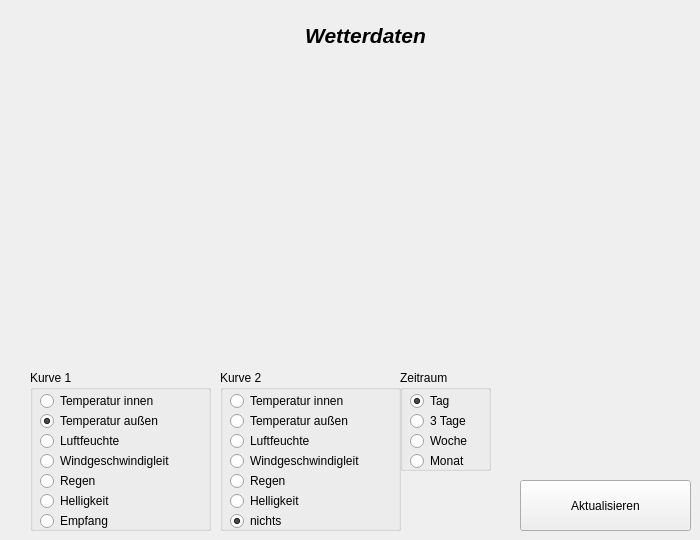
    <widget class="QWidget" name="tab_Wetter">
     <attribute name="icon">
      <iconset resource="hsGui.qrc">
       <normaloff>:/new/resource/wetter.png</normaloff>:/new/resource/wetter.png</iconset>
     </attribute>
     <attribute name="title">
      <string/>
     </attribute>
     <widget class="QPushButton" name="pushButtonWetterPlot">
      <property name="geometry">
       <rect>
        <x>520</x>
        <y>480</y>
        <width>171</width>
        <height>51</height>
       </rect>
      </property>
      <property name="text">
       <string>Aktualisieren</string>
      </property>
     </widget>
     <widget class="QLabel" name="labelWetterPlot">
      <property name="geometry">
       <rect>
        <x>60</x>
        <y>60</y>
        <width>600</width>
        <height>288</height>
       </rect>
      </property>
      <property name="text">
       <string/>
      </property>
     </widget>
     <widget class="QGroupBox" name="groupBox_6">
      <property name="geometry">
       <rect>
        <x>30</x>
        <y>370</y>
        <width>181</width>
        <height>161</height>
       </rect>
      </property>
      <property name="title">
       <string>Kurve 1</string>
      </property>
      <widget class="QRadioButton" name="radioButton_Wetter_1_1">
       <property name="geometry">
        <rect>
         <x>10</x>
         <y>20</y>
         <width>151</width>
         <height>22</height>
        </rect>
       </property>
       <property name="text">
        <string>Temperatur innen</string>
       </property>
       <property name="checked">
        <bool>false</bool>
       </property>
      </widget>
      <widget class="QRadioButton" name="radioButton_Wetter_1_2">
       <property name="geometry">
        <rect>
         <x>10</x>
         <y>40</y>
         <width>151</width>
         <height>22</height>
        </rect>
       </property>
       <property name="text">
        <string>Temperatur außen</string>
       </property>
       <property name="checked">
        <bool>true</bool>
       </property>
      </widget>
      <widget class="QRadioButton" name="radioButton_Wetter_1_3">
       <property name="geometry">
        <rect>
         <x>10</x>
         <y>60</y>
         <width>109</width>
         <height>22</height>
        </rect>
       </property>
       <property name="text">
        <string>Luftfeuchte</string>
       </property>
      </widget>
      <widget class="QRadioButton" name="radioButton_Wetter_1_4">
       <property name="geometry">
        <rect>
         <x>10</x>
         <y>80</y>
         <width>171</width>
         <height>22</height>
        </rect>
       </property>
       <property name="text">
        <string>Windgeschwindigleit</string>
       </property>
      </widget>
      <widget class="QRadioButton" name="radioButton_Wetter_1_5">
       <property name="geometry">
        <rect>
         <x>10</x>
         <y>100</y>
         <width>109</width>
         <height>22</height>
        </rect>
       </property>
       <property name="text">
        <string>Regen</string>
       </property>
      </widget>
      <widget class="QRadioButton" name="radioButton_Wetter_1_6">
       <property name="geometry">
        <rect>
         <x>10</x>
         <y>120</y>
         <width>141</width>
         <height>22</height>
        </rect>
       </property>
       <property name="text">
        <string>Helligkeit</string>
       </property>
      </widget>
      <widget class="QRadioButton" name="radioButton_Wetter_1_7">
       <property name="geometry">
        <rect>
         <x>10</x>
         <y>140</y>
         <width>141</width>
         <height>22</height>
        </rect>
       </property>
       <property name="text">
        <string>Empfang</string>
       </property>
      </widget>
     </widget>
     <widget class="QGroupBox" name="groupBox_7">
      <property name="geometry">
       <rect>
        <x>220</x>
        <y>370</y>
        <width>181</width>
        <height>161</height>
       </rect>
      </property>
      <property name="title">
       <string>Kurve 2</string>
      </property>
      <widget class="QRadioButton" name="radioButton_Wetter_2_1">
       <property name="geometry">
        <rect>
         <x>10</x>
         <y>20</y>
         <width>151</width>
         <height>22</height>
        </rect>
       </property>
       <property name="text">
        <string>Temperatur innen</string>
       </property>
      </widget>
      <widget class="QRadioButton" name="radioButton_Wetter_2_2">
       <property name="geometry">
        <rect>
         <x>10</x>
         <y>40</y>
         <width>151</width>
         <height>22</height>
        </rect>
       </property>
       <property name="text">
        <string>Temperatur außen</string>
       </property>
       <property name="checked">
        <bool>false</bool>
       </property>
      </widget>
      <widget class="QRadioButton" name="radioButton_Wetter_2_3">
       <property name="geometry">
        <rect>
         <x>10</x>
         <y>60</y>
         <width>109</width>
         <height>22</height>
        </rect>
       </property>
       <property name="text">
        <string>Luftfeuchte</string>
       </property>
      </widget>
      <widget class="QRadioButton" name="radioButton_Wetter_2_4">
       <property name="geometry">
        <rect>
         <x>10</x>
         <y>80</y>
         <width>171</width>
         <height>22</height>
        </rect>
       </property>
       <property name="text">
        <string>Windgeschwindigleit</string>
       </property>
      </widget>
      <widget class="QRadioButton" name="radioButton_Wetter_2_5">
       <property name="geometry">
        <rect>
         <x>10</x>
         <y>100</y>
         <width>109</width>
         <height>22</height>
        </rect>
       </property>
       <property name="text">
        <string>Regen</string>
       </property>
      </widget>
      <widget class="QRadioButton" name="radioButton_Wetter_2_6">
       <property name="geometry">
        <rect>
         <x>10</x>
         <y>120</y>
         <width>141</width>
         <height>22</height>
        </rect>
       </property>
       <property name="text">
        <string>Helligkeit</string>
       </property>
      </widget>
      <widget class="QRadioButton" name="radioButton_Wetter_2_7">
       <property name="geometry">
        <rect>
         <x>10</x>
         <y>140</y>
         <width>141</width>
         <height>22</height>
        </rect>
       </property>
       <property name="text">
        <string>nichts</string>
       </property>
       <property name="checked">
        <bool>true</bool>
       </property>
      </widget>
     </widget>
     <widget class="QGroupBox" name="groupBox_8">
      <property name="geometry">
       <rect>
        <x>400</x>
        <y>370</y>
        <width>91</width>
        <height>101</height>
       </rect>
      </property>
      <property name="title">
       <string>Zeitraum</string>
      </property>
      <widget class="QRadioButton" name="radioButton_Wetter_3_1">
       <property name="geometry">
        <rect>
         <x>10</x>
         <y>20</y>
         <width>81</width>
         <height>22</height>
        </rect>
       </property>
       <property name="text">
        <string>Tag</string>
       </property>
       <property name="checked">
        <bool>true</bool>
       </property>
      </widget>
      <widget class="QRadioButton" name="radioButton_Wetter_3_2">
       <property name="geometry">
        <rect>
         <x>10</x>
         <y>40</y>
         <width>81</width>
         <height>22</height>
        </rect>
       </property>
       <property name="text">
        <string>3 Tage</string>
       </property>
      </widget>
      <widget class="QRadioButton" name="radioButton_Wetter_3_3">
       <property name="geometry">
        <rect>
         <x>10</x>
         <y>60</y>
         <width>81</width>
         <height>22</height>
        </rect>
       </property>
       <property name="text">
        <string>Woche</string>
       </property>
      </widget>
      <widget class="QRadioButton" name="radioButton_Wetter_3_4">
       <property name="geometry">
        <rect>
         <x>10</x>
         <y>80</y>
         <width>81</width>
         <height>22</height>
        </rect>
       </property>
       <property name="text">
        <string>Monat</string>
       </property>
      </widget>
     </widget>
     <widget class="QLabel" name="label_24">
      <property name="geometry">
       <rect>
        <x>270</x>
        <y>20</y>
        <width>191</width>
        <height>31</height>
       </rect>
      </property>
      <property name="font">
       <font>
        <pointsize>16</pointsize>
        <weight>75</weight>
        <italic>true</italic>
        <bold>true</bold>
       </font>
      </property>
      <property name="text">
       <string>Wetterdaten</string>
      </property>
      <property name="alignment">
       <set>Qt::AlignCenter</set>
      </property>
     </widget>
    </widget>
